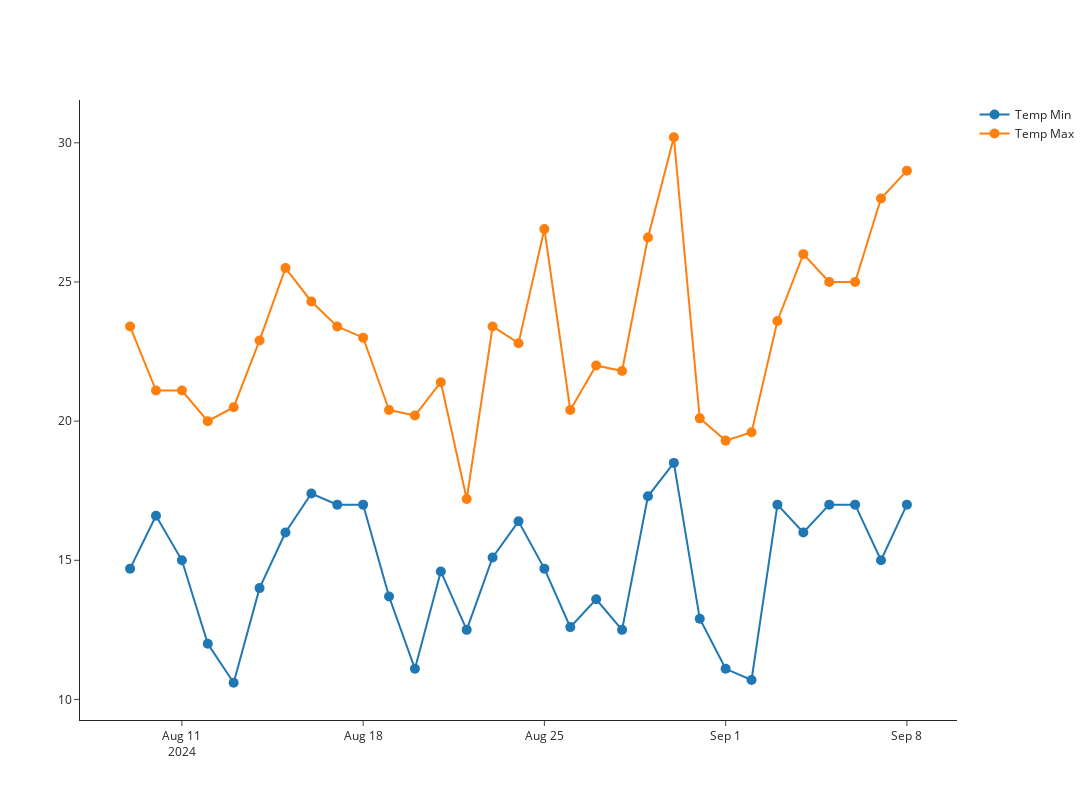

Notebook code for this chart:
### Code cell
#Lineplot tempmax and tempmin

fig_temp = go.Figure()

fig_temp.add_trace(go.Scatter(x=historical_data['Date'], y=historical_data['TemperatureMin'], name = 'Temp Min', mode='lines+markers', text=historical_data['TemperatureMin'], marker=dict(size=10)))
fig_temp.add_trace(go.Scatter(x=historical_data['Date'], y=historical_data['TemperatureMax'], name = 'Temp Max',mode='lines+markers', text=historical_data['TemperatureMax'],marker=dict(size=10)))

fig_temp.update_traces(textfont=dict(size=12))
fig_temp.update_traces(textposition = 'bottom center')
fig_temp.update_layout(template='simple_white')
fig_temp.update_layout(width=1300, height=800)
fig_temp.show()
fig_temp.write_image("/home/Szafranerio/temp_graph.png")

### Figure 1 — Plotly figure (JSON) as saved in the notebook; plotly's stock layout.template omitted (floating-point values rounded to 4 significant figures)
{"data": [{"marker": {"size": 10}, "mode": "lines+markers", "name": "Temp Min", "text": [14.7, 16.6, 15, 12, 10.6, 14, 16, 17.4, 17, 17, 13.7, 11.1, 14.6, 12.5, 15.1, 16.4, 14.7, 12.6, 13.6, 12.5, 17.3, 18.5, 12.9, 11.1, 10.7, 17, 16, 17, 17, 15, 17], "textfont": {"size": 12}, "textposition": "bottom center", "type": "scatter", "x": ["2024-08-09T00:00:00", "2024-08-10T00:00:00", "2024-08-11T00:00:00", "2024-08-12T00:00:00", "2024-08-13T00:00:00", "2024-08-14T00:00:00", "2024-08-15T00:00:00", "2024-08-16T00:00:00", "2024-08-17T00:00:00", "2024-08-18T00:00:00", "2024-08-19T00:00:00", "2024-08-20T00:00:00", "2024-08-21T00:00:00", "2024-08-22T00:00:00", "2024-08-23T00:00:00", "2024-08-24T00:00:00", "2024-08-25T00:00:00", "2024-08-26T00:00:00", "2024-08-27T00:00:00", "2024-08-28T00:00:00", "2024-08-29T00:00:00", "2024-08-30T00:00:00", "2024-08-31T00:00:00", "2024-09-01T00:00:00", "2024-09-02T00:00:00", "2024-09-03T00:00:00", "2024-09-04T00:00:00", "2024-09-05T00:00:00", "2024-09-06T00:00:00", "2024-09-07T00:00:00", "2024-09-08T00:00:00"], "y": [14.7, 16.6, 15, 12, 10.6, 14, 16, 17.4, 17, 17, 13.7, 11.1, 14.6, 12.5, 15.1, 16.4, 14.7, 12.6, 13.6, 12.5, 17.3, 18.5, 12.9, 11.1, 10.7, 17, 16, 17, 17, 15, 17]}, {"marker": {"size": 10}, "mode": "lines+markers", "name": "Temp Max", "text": [23.4, 21.1, 21.1, 20, 20.5, 22.9, 25.5, 24.3, 23.4, 23, 20.4, 20.2, 21.4, 17.2, 23.4, 22.8, 26.9, 20.4, 22, 21.8, 26.6, 30.2, 20.1, 19.3, 19.6, 23.6, 26, 25, 25, 28, 29], "textfont": {"size": 12}, "textposition": "bottom center", "type": "scatter", "x": ["2024-08-09T00:00:00", "2024-08-10T00:00:00", "2024-08-11T00:00:00", "2024-08-12T00:00:00", "2024-08-13T00:00:00", "2024-08-14T00:00:00", "2024-08-15T00:00:00", "2024-08-16T00:00:00", "2024-08-17T00:00:00", "2024-08-18T00:00:00", "2024-08-19T00:00:00", "2024-08-20T00:00:00", "2024-08-21T00:00:00", "2024-08-22T00:00:00", "2024-08-23T00:00:00", "2024-08-24T00:00:00", "2024-08-25T00:00:00", "2024-08-26T00:00:00", "2024-08-27T00:00:00", "2024-08-28T00:00:00", "2024-08-29T00:00:00", "2024-08-30T00:00:00", "2024-08-31T00:00:00", "2024-09-01T00:00:00", "2024-09-02T00:00:00", "2024-09-03T00:00:00", "2024-09-04T00:00:00", "2024-09-05T00:00:00", "2024-09-06T00:00:00", "2024-09-07T00:00:00", "2024-09-08T00:00:00"], "y": [23.4, 21.1, 21.1, 20, 20.5, 22.9, 25.5, 24.3, 23.4, 23, 20.4, 20.2, 21.4, 17.2, 23.4, 22.8, 26.9, 20.4, 22, 21.8, 26.6, 30.2, 20.1, 19.3, 19.6, 23.6, 26, 25, 25, 28, 29]}], "layout": {"height": 800, "width": 1300}}
